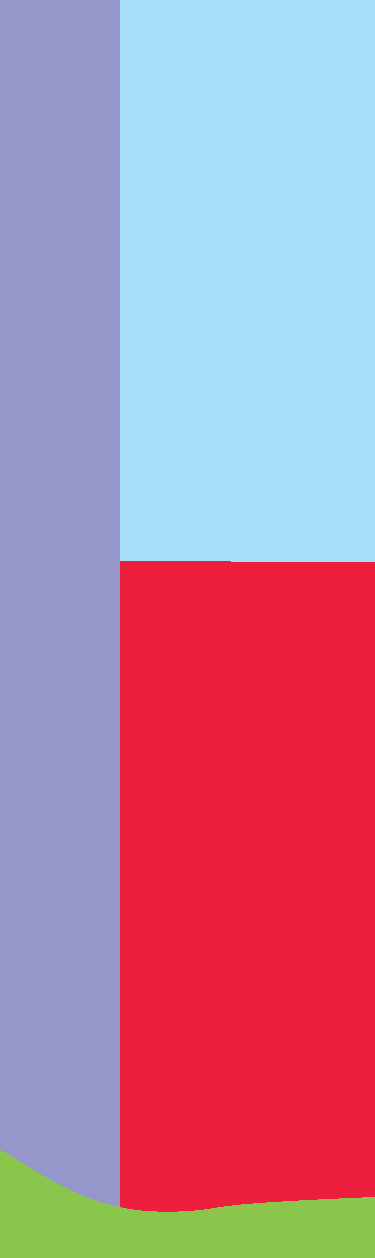
#> input picture EXAMPLES/NEGIS/negis1_crop2m.png, 375 x 1258 px
$ python prjbuild.py --imagefile ../../EXAMPLES/NEGIS/negis1_crop2m.png
#> lines starting #> are read from the running program, lines starting #| are printed output that depends on the picture
#!/usr/bin/env python3
#
# This script will read an image and build the template project file template
# to be used in the seisarT program
#
# -----------------------------------------------------------------------------

import argparse
import numpy as np
import matplotlib.image as mpimg

# -------------------------- Command Line Arguments ---------------------------
parser = argparse.ArgumentParser(description="""The SeidarT software requires a
	.PNG image that is used to construct the model domain for seismic and
	electromagnetic wave propagation. Given the image file, a project file
	will be constructed which contains all the necessary parameters to be
	read in to the finite differences time domain modeling schemes.""" )


parser.add_argument(
    '-i','--imagefile',
    nargs=1, type=str, required = True,
    help='the full file path for the image', default=None
)

parser.add_argument(
    '-p', '--prjfile',
    nargs=1, type=str, required = False, default = 'jordan_downs.prj',
    help = """name of output file path with extension .prj and excluding
    the full path directory"""
)

# Get the arguments
args = parser.parse_args()
image_file = ''.join(args.imagefile)
project_file = ''.join(args.prjfile)

new_line = '\n'
# ------------------------ Some Necessary Definitions -------------------------

def image2int(imfilename):
    # read the image
#> called with imfilename = '../../EXAMPLES/NEGIS/negis1_crop2m.png'
    img = mpimg.imread(imfilename)
#> img is the input picture: shape (1258, 375, 3) float32; mean R, G, B 0.723, 0.524, 0.634

    # Convert RGB to a single value
    rgb_int = np.array(65536*img[:,:,0] +  255*img[:,:,1] + img[:,:,2])
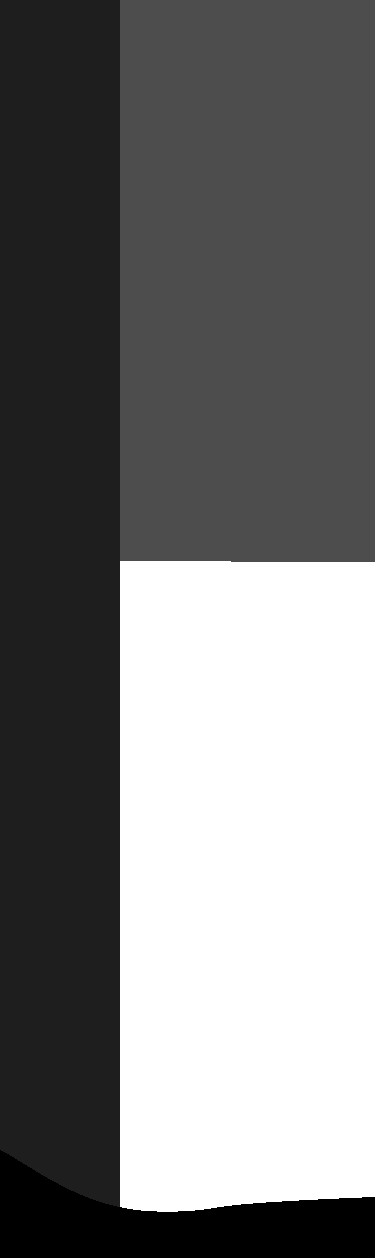
#> rgb_int: shape (1258, 375) float64; min 35407.8, max 60941.2, mean 47544.6; drawn with min black and max white

    # Get the unique values of the image
    rgb_uni = np.unique(rgb_int)
#> rgb_uni = [35407.8, 38445.4, 43142.6, 60941.2]

    # We want the unique rgb values too
    rgb = np.zeros( [len(rgb_uni), 3] )
#> rgb = [[0, 0, 0], [0, 0, 0], [0, 0, 0], [0, 0, 0]]

    # reshape the image. We know it's three channels
    img_vect = np.zeros( [np.prod(rgb_int.shape), 3] )
    img_vect[:,0] = np.reshape(img[:, :, 0], np.prod(np.shape(img[:, :, 0]) ) )
    img_vect[:,1] =	np.reshape(img[:, :, 1], np.prod(np.shape(img[:, :, 1]) ) )
    img_vect[:,2] =	np.reshape(img[:, :, 2], np.prod(np.shape(img[:, :, 2]) ) )

    # mat_id = np.array( range(0, len(rgb_uni) ) )
    for ind in range(0, len(rgb_uni) ):
    	rgb_ind = np.reshape(rgb_int == rgb_uni[ind], [np.prod(rgb_int.shape)])
    	rgb[ind,:] = (img_vect[rgb_ind,:])[0,:]
    	rgb_int[ rgb_int == rgb_uni[ind] ] = ind
#> this loop made 4 passes
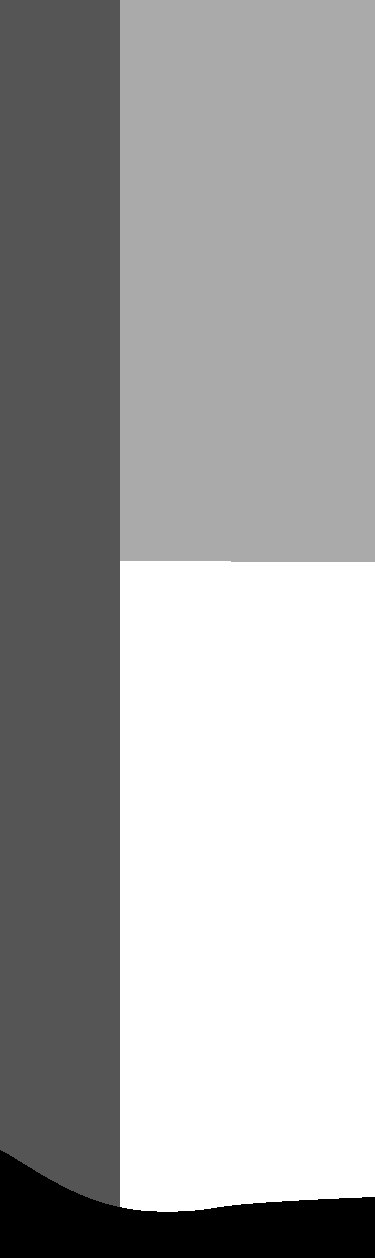
#> rgb_int: shape (1258, 375) float64; min 0, max 3, mean 1.95; drawn with min black and max white
#> after the loop, rgb = [[0.537, 0.776, 0.294], [0.584, 0.592, 0.796], [0.655, 0.871, 0.973], [0.929, 0.122, 0.243]]


    if np.max(rgb) <= 1.0:
    	rgb = rgb * 255
#> rgb = [[137, 198, 75], [149, 151, 203], [167, 222, 248], [237, 31, 62]]
    	rgb = rgb.astype(int)

    return rgb_int.astype(int), rgb


# -------------------------------- Add a header -------------------------------
header_comment = """
# This is a project file template for the SeidarT software. In order to run the
# model for seismic, electromagnetic or both, the required inputs must be
#
# Domain Input Values:
#	dim 		- STR; either '2' or '2.5'; default is '2'
#	nx,ny,nz 	- INT; the dimensions of the image. If dim = 2.5, and ny is
#			  empty then default ny=1
#	dx,dy,dz	- REAL; the spatial step size for each dimension in meters. If
#			  dim = 2.5 and dy is empty then default dy=min(dx,dz)
#
# Material Input Values:
#	id 		- INT; the identifier given to each unique rgb value as it
#			  is read into the computer. It's recommended to use this
#			  script to make sure it's sorted correctly.
#	R/G/B 		- STR; the 0-255 values for each color code.
#	Temperature 	- REAL; temperature in Celsius.
#	Attenuation 	- REAL; (placeholder) will be attenuation length soon.
#	Density 	- REAL; density in kg/m^3
#	Porosity 	- REAL; percent porosity
#	Water_Content 	- REAL; percent of pores that contain water
#	Anisotropic 	- BOOL; whether the material is anisotropic (True) or
#			  isotropic (False).
#	ANG_File 	- STR; if Anisotrpic is True then the full path to the
#			  .ang file is supplied. The .ang file is a delimited text
#			  file that contains the 3-by-n array of euler rotation
#			  angles in radians.
#
#		or alternatively...
#	C11-C66 	- REAL; the stiffness coefficients with the appropriate id
#	E11-E33,S11-S33	- REAL; the permittivity and conductivity coefficients and
#			  'id' value corresponding to the coefficients along the diagonal
#			  of their respective tensors.
#
#
# Source Input Values:
#	dt 		- REAL; dx/(2*maxvelcity)
#	steps 		- INT; the total number of time steps
#	x,y,z 		- REAL; locations in meters, +x is to the right, +z is down, +y is into the screen
#	f0 		- REAL; center frequency for the guassian pulse function if
#			  'source_file' isn't supplied
#	theta 		- REAL; source orientation in the x-z plane,
#	phi 		- REAL; source orientation in the x-y plane for 2.5/3D only,
#	source_file	- STR; the pointer to the text file that contains the source
#			  timeseries as a steps-by-1 vector.
#
# 	**phi and theta are the rotation angles for spherical coordinates so
#		x = r sin(theta)cos(phi)
#		y = r sin(theta)sin(phi)
#		z = r cos(theta)
#
#	Theta is the angle from the z-axis (+ down relative to image), phi is the
#	angle from x-axis in the x-y plane (+ counterclockwise when viewed from above)
#
# Written by Steven Bernsen
# University of Maine
# -----------------------------------------------------------------------------

"""

# ---------------------------- Read the Image File ----------------------------
im, rgb = image2int(image_file)
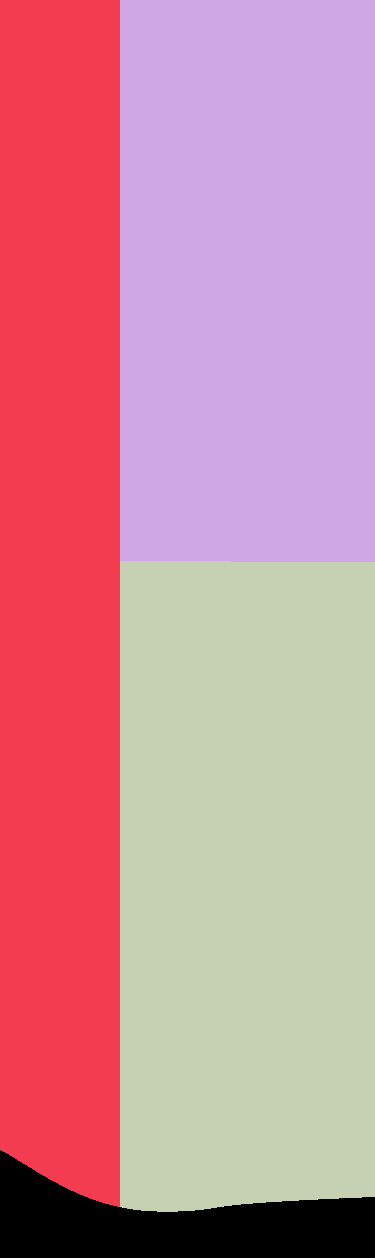
#> im: shape (1258, 375) int64; 4 distinct labels, from 0 to 3; one colour per label, 0 black
im = im.transpose()
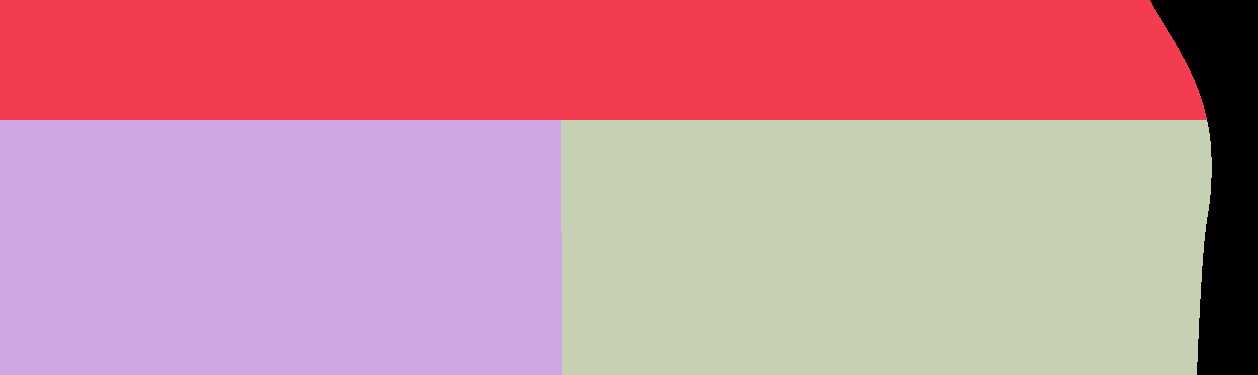
#> im: shape (375, 1258) int64; 4 distinct labels, from 0 to 3; one colour per label, 0 black
mat_id = np.unique(im)
#> mat_id = [0, 1, 2, 3]
# Start writing the project file. To allow for headers we will start all
# pertinant information after

with open(project_file, 'w') as prj:
	prj.write(header_comment)
	prj.write(new_line)
	prj.write('I,'+image_file+new_line)
	prj.write(new_line)


# ------------------------- Write Domain Parameters ---------------------------
dim = 'D,dim,2'
nx = 'D,nx,' + str(np.shape(im)[0])
#> nx = 'D,nx,375'
ny = 'D,ny,n/a'
nz = 'D,nz,' + str(np.shape(im)[1])
#> nz = 'D,nz,1258'
dx = 'D,dx,'
dy = 'D,dy,n/a'
dz = 'D,dz,'
cpml = 'D,cpml,20'
nmat = 'D,nmats,' + str(len( np.unique(im) ))
#> nmat = 'D,nmats,4'
tfile = 'D,tfile,'
with open(project_file, 'a') as prj:
	prj.write(dim+new_line)
	prj.write(nx+new_line)
	prj.write(ny+new_line)
	prj.write(nz+new_line)
	prj.write(dx+new_line)
	prj.write(dy+new_line)
	prj.write(dz+new_line)
	prj.write(cpml+new_line)
	prj.write(nmat+new_line)
	prj.write(tfile + new_line)
	prj.write(new_line)


# ------------------------- Write Material Parameters -------------------------

header = ("# number, id, R/G/B, Temperature, Attenuation, Density, Porosity, "
				"Water_Content, Anisotropic, ANG_File")


with open(project_file, 'a') as prj:
	i = 0

	prj.write(header + new_line )
	for x in mat_id:
		ln = ('M,' + str(x) + ',,' + str(rgb[x,0])  + '/' +
			str(rgb[x,1]) + '/' + str(rgb[x,2]) +
			',,,,,,,')
		prj.write( ln + new_line)
#> this loop made 4 passes
#> ln on passes 1 to 4: 'M,0,,137/198/75,,,,,,,', 'M,1,,149/151/203,,,,,,,', 'M,2,,167/222/248,,,,,,,', 'M,3,,237/31/62,,,,,,,'

	prj.write(new_line)


# ------------------------- Write Seismic Parameters --------------------------
dt = 'dt,'
steps = 'time_steps,'
x = 'x,'
y = 'y,'
z = 'z,'
f0 = 'f0,'
theta = 'theta,0'
phi = 'phi,0'
source_file='source_file,'

comm = '# The source parameters for the seismic model'
header = '# id, C11, C12, C13, C22, C23, C33, C44, C55, C66, rho'

with open(project_file, 'a') as prj:
	i = 0
	prj.write(comm + new_line)
	prj.write('S,' + dt + new_line)
	prj.write('S,' + steps + new_line)
	prj.write('S,' + x + new_line)
	prj.write('S,' + y + new_line)
	prj.write('S,' + z + new_line)
	prj.write('S,' + f0 + new_line)
	prj.write('S,' + theta + new_line)
	prj.write('S,' + phi + new_line)
	prj.write(new_line)

	prj.write(header + new_line )
	for ind in mat_id:
		prj.write( 'C,' + str(ind) + ',,,,,,,,,,' + new_line)

	prj.write(new_line)


# -------------------------- Write Radar Parameters ---------------------------

comm = '# The source parameters for the electromagnetic model'
header = '# id, e11, e22, e33, s11, s22, s33'

with open(project_file, 'a') as prj:
	i = 0

	prj.write(comm + new_line)
	prj.write('E,' + dt + new_line)
	prj.write('E,' + steps + new_line)
	prj.write('E,' + x + new_line)
	prj.write('E,' + y + new_line)
	prj.write('E,' + z + new_line)
	prj.write('E,' + f0 + new_line)
	prj.write('E,' + theta + new_line)
	prj.write('E,' + phi + new_line)

	prj.write(new_line)

	prj.write(header + new_line )
	for ind in mat_id:
		prj.write( 'P,' + str(ind) + ',,,,,,,,,,' + new_line)

	prj.write(new_line)


# ------------------- Write Additional Survey File Tempates -------------------
# meta_header = """
# # Options for the following fields
# # project_file - (STRING) the file path to the project file
# # survey_type - (STRING) the type of survey you would like to model. Available
# #				options are 'co' = common offset, 'cmp' = common midpoint,
# #				'wa' = wide angle.
# #
# # The following inputs change given the survey type. There are additional
# # values that need to be passed in the wrapper
# #
# # delta (FLOAT)
# #					'wa' the spacing between each reciever
# #					'cmp' the change in the source and the reciever distance from
# #						the common midpoint (given below)
# #					'co' the shift in the same direction of the source and
# #						reciever. The spacing between the source and reciever
# #						remains constant so they are moved in the same direction
# #
# # initial_position (FLOAT)
# #					'wa' the initial reciever location along the array in meters
# #					'cmp' the reciever location
# #					'co'  the reciever location
# #
# # final_position (FLOAT)
# #					'wa' the final reciever location along the array in meters
# #					'cmp' this is the same value as initial position; moot
# #					'co' 			'' ''			''	''
# #
# """

# if args.meta_file is not None:
# 	with open(meta_file, 'w') as meta:
# 		meta.write(meta_header + new_line)
# 		meta.write('project_file: ' + project_file + new_line)
# 		meta.write('survey_type: wa' + new_line)
# 		meta.write('delta: 1' + new_line)
# 		meta.write('initial_position: 0  0  0' + new_line)
# 		meta.write('final_position: ' + str(np.shape(im)[0]) + '0 ' + str(np.shape(im)[0]) + new_line )
# 		meta.write('reciever_file: None' + new_line)
# 		meta.write('source_file: None' )
